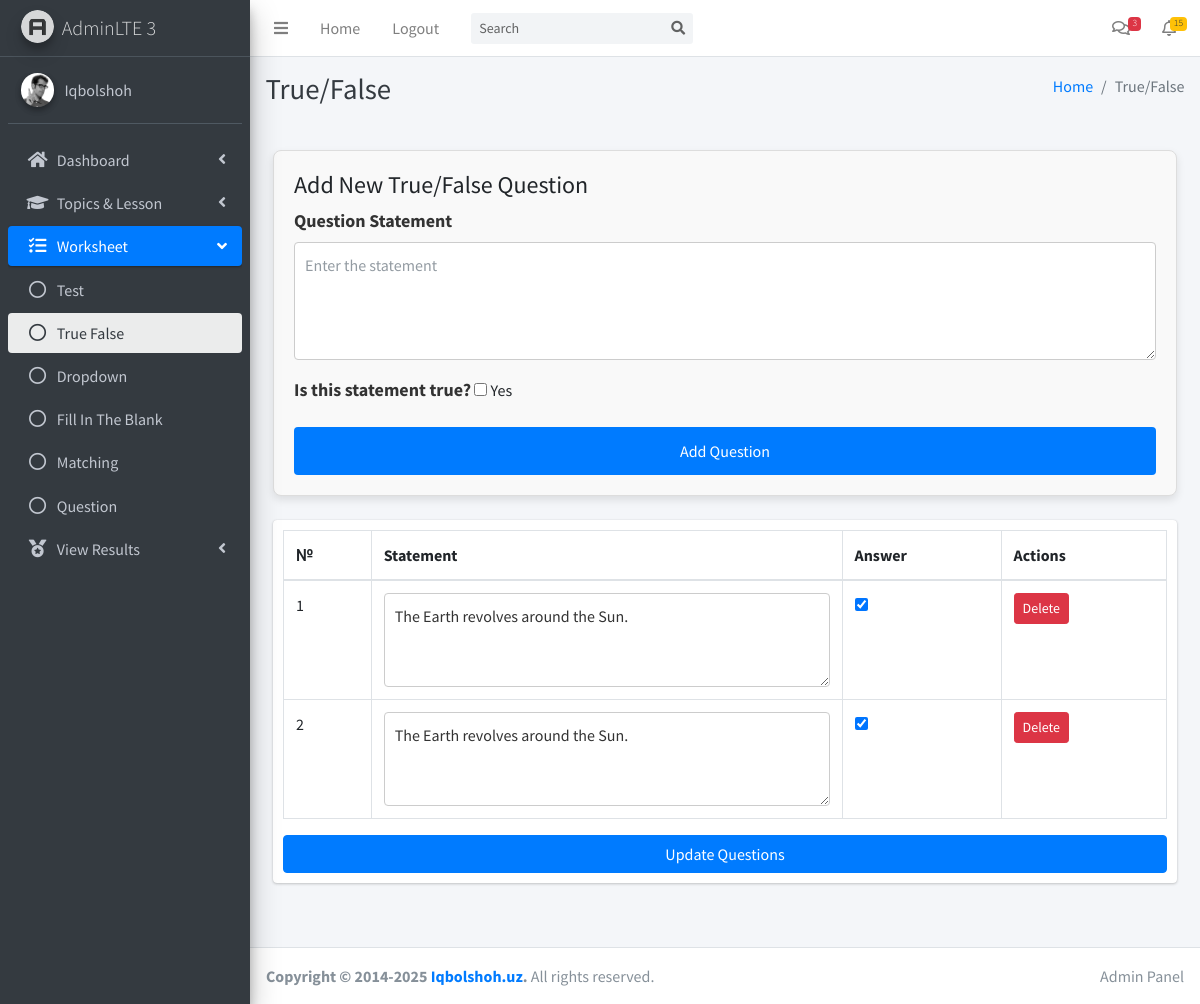
The app's page /admin/true_false.php?lessonid=1 (signed in) with its own data.
### tables this page shows
CREATE TABLE IF NOT EXISTS tru_false (
    id INT PRIMARY KEY AUTO_INCREMENT,
    lesson_id INT,
    statement TEXT NOT NULL,
    is_true BOOLEAN NOT NULL,
    FOREIGN KEY (lesson_id) REFERENCES lessons(id) ON DELETE CASCADE
);

### admin/config.php (called while the page is built, shortened)
<?php
class Database
{
    private $conn;
    public function __construct()
    {
        $this->conn = new mysqli(DB_SERVER, DB_USERNAME, DB_PASSWORD, DB_NAME);
    }
    public function executeQuery($sql, $params = [], $types = "")
    {
        $result = $this->conn->prepare($sql);
        if (!$result->execute()) {
            return "Execution error: " . $result->error;
        }
        return $result;
    }
    public function select($table, $columns = "*", $condition = "", $params = [], $types = "")
    {
        $sql = "SELECT $columns FROM $table" . ($condition ? " WHERE $condition" : "");
        $result = $this->executeQuery($sql, $params, $types);
        return $result->get_result()->fetch_all(MYSQLI_ASSOC);
    }
}

### admin/auth.php (called while the page is built, shortened)
<?php
include './config.php';
$query = new Database();

### admin/true_false.php (the view, shortened to what this page needs)
<?php include 'auth.php'?>
<?
$lessonid = isset($_GET['lessonid']) ? intval($_GET['lessonid']) : null;
if ($lessonid !== null) {
    $lessons_test = $query->select('lessons', '*', "id = '$lessonid'");
} else {
    $lessons_test = [];
}
$true_false = [];
if ($lessonid !== null) {
    $true_false = $query->select('tru_false', '*', "lesson_id = '$lessonid'");
}
?>
<!DOCTYPE html>
<html lang="en">
<head>
    <?php include 'includes/css.php'; ?>
</head>
<body class="hold-transition sidebar-mini">
    <div class="wrapper">
        <?php include 'includes/navbar.php' ?>
        <div class="content-wrapper">
            <section class="content">
                <div class="container-fluid">
                    <div class="row">
                        <?php if ($lessons_test): ?>
                            <div class="col-12">
                                <div class="col-12">
                                    <div class="form-container">
                                        <h4>Add New True/False Question</h4>
                                        <form method="POST">
                                            <div class="form-group">
                                                <label for="statement">Question Statement</label>
                                                <textarea name="statement" id="statement" class="form-control" rows="4" placeholder="Enter the statement" required></textarea>
                                            </div>
                                            <div class="form-group">
                                                <label for="is_true" class="checkbox-label">Is this statement true?</label>
                                                <input type="checkbox" name="is_true" id="is_true" value="1"> Yes
                                            </div>
                                            <button type="submit" name="add_true_false" class="submit-btn">Add Question</button>
                                        </form>
                                    </div>
                                    <br>
                                    <div class="card">
                                        <form method="POST">
                                            <table class="table table-bordered">
                                                <thead>
                                                    <tr>
                                                        <th>№</th>
                                                        <th>Statement</th>
                                                        <th>Answer</th>
                                                        <th>Actions</th>
                                                    </tr>
                                                </thead>
                                                <tbody>
                                                    <?php foreach ($true_false as $index => $question): ?>
                                                        <tr>
                                                            <td><?= $index + 1 ?></td>
                                                            <td>
                                                                <textarea name="statement[<?= $question['id'] ?>]" class="form-control" rows="3"><?= $question['statement'] ?></textarea>
                                                            </td>
                                                            <td>
                                                                <input type="checkbox" name="is_true[<?= $question['id'] ?>]" <?= $question['is_true'] ? 'checked' : '' ?>>
                                                            </td>
                                                            <td>
                                                                <a href="true_false.php?lessonid=<?= $lessonid ?>&delete_id=<?= $question['id'] ?>" class="btn btn-danger btn-sm">Delete</a>
                                                            </td>
                                                        </tr>
                                                    <?php endforeach; ?>
                                                </tbody>
                                            </table>
                                            <button type="submit" name="update_true_false" class="btn btn-primary">Update Questions</button>
                                        </form>
                                    </div>
                                    <br>
                                    <br>
                                </div>
                            </div>
                        <?php endif; ?>
                    </div>
                </div>
            </section>
        </div>
        <?php include 'includes/footer.php'; ?>
    </div>
</body>
</html>

### admin/true_false.php (style rules this page uses)
button { width: 100%; color: #fff; border: none; padding: 12px 24px; font-size: 16px; border-radius: 6px; cursor: pointer; transition: background-color 0.3s ease; }
.form-container { background-color: #f9f9f9; padding: 20px; border-radius: 8px; box-shadow: 0 4px 8px rgba(0, 0, 0, 0.1); margin-top: 20px; border: 1px solid #ddd; }
.form-group label { font-size: 18px; color: #333; margin-bottom: 8px; }
.form-control { width: 100%; padding: 10px; font-size: 16px; border: 1px solid #ccc; border-radius: 4px; background-color: #fff; color: #333; }
.checkbox-label { font-size: 16px; color: #333; }
.submit-btn { background-color: #007bff; padding: 12px 30px; font-size: 16px; border: none; border-radius: 4px; color: white; cursor: pointer; transition: background-color 0.3s; }
.card { padding: 10px; }

### records on screen
tru_false: id+statement "The Earth revolves around the Sun.", is_true "☑"
tru_false: id+statement "The Earth revolves around the Sun.", is_true "☑"

### other values on screen
$_SESSION['first_name'] "Iqbolshoh"
$pageTitle "True/False"
$item['title'] "Home"
$item['title'] "True/False"
